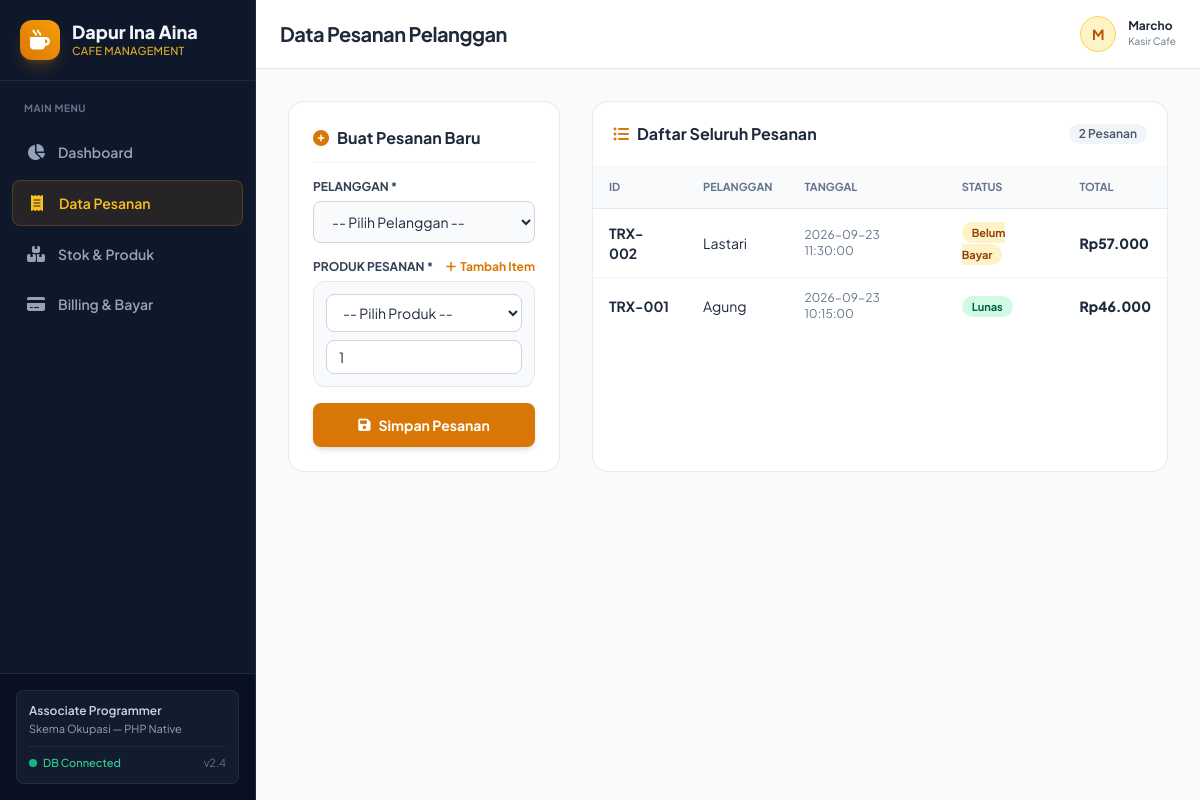
/pesanan.php, run on the app's committed database.
### tables this page shows
CREATE TABLE pesanan (
    id_transaksi VARCHAR(20) PRIMARY KEY,
    id_pelanggan INT NOT NULL,
    tanggal DATETIME NOT NULL,
    status_bayar ENUM('lunas', 'belum bayar') DEFAULT 'belum bayar',
    metode_bayar ENUM('tunai', 'non tunai') DEFAULT NULL,
    total_bayar DECIMAL(12,2) NOT NULL DEFAULT 0,
    uang_bayar DECIMAL(12,2) DEFAULT 0,
    kembalian DECIMAL(12,2) DEFAULT 0,

    FOREIGN KEY (id_pelanggan)
        REFERENCES pelanggan(id_pelanggan)
        ON DELETE CASCADE
);

CREATE TABLE pelanggan (
    id_pelanggan INT AUTO_INCREMENT PRIMARY KEY,
    nama_pelanggan VARCHAR(100) NOT NULL,
    no_hp VARCHAR(20)
);

### koneksi.php (called while the page is built, shortened)
<?php
function formatRp($angka) {
    return 'Rp' . number_format($angka, 0, ',', '.');
}
?>

### pesanan.php (the view, shortened to what this page needs)
<?php
require_once 'koneksi.php';
$pesananList = $pdo->query("
    SELECT p.*, pel.nama_pelanggan
    FROM pesanan p
    JOIN pelanggan pel ON p.id_pelanggan = pel.id_pelanggan
    ORDER BY p.tanggal DESC
")->fetchAll();
include 'header.php';
?>
<div class="grid grid-cols-1 lg:grid-cols-3 gap-8">
    <div class="lg:col-span-1 bg-white p-6 rounded-2xl border border-slate-200/80 shadow-xs h-fit">
        <h3 class="font-bold text-slate-800 pb-3 mb-4 border-b border-slate-100 flex items-center gap-2">
            <i class="fa-solid fa-circle-plus text-amber-600"></i> Buat Pesanan Baru
        </h3>
        <form action="" method="POST" class="space-y-4">
            <div>
                <label class="block text-xs font-bold text-slate-700 uppercase mb-1.5">Pelanggan *</label>
                <select name="id_pelanggan" id="select_pelanggan" onchange="togglePelangganBaru(this)" required class="w-full px-3.5 py-2.5 bg-slate-50 border border-slate-300 rounded-lg text-sm">
                    <option value="">-- Pilih Pelanggan --</option>
                </select>
            </div>
            <div>
                <div class="flex justify-between items-center mb-1.5">
                    <label class="block text-xs font-bold text-slate-700 uppercase">Produk Pesanan *</label>
                    <button type="button" onclick="tambahBarisProduk()" class="text-xs text-amber-600 font-bold hover:underline flex items-center gap-1">
                        <i class="fa-solid fa-plus"></i> Tambah Item
                    </button>
                </div>
                <div id="wrapper_produk" class="space-y-3">
                    <div class="baris-produk p-3 bg-slate-50 rounded-xl border border-slate-200 relative">
                        <div class="space-y-2">
                            <select name="id_produk[]" required class="w-full px-3 py-2 bg-white border border-slate-300 rounded-lg text-sm">
                                <option value="">-- Pilih Produk --</option>
                            </select>
                            <div class="flex items-center gap-2">
                                <input type="number" name="qty[]" min="1" value="1" placeholder="Qty" required class="w-full px-3 py-1.5 bg-white border border-slate-300 rounded-lg text-sm">
                            </div>
                        </div>
                    </div>
                </div>
            </div>
            <button type="submit" name="tambah_pesanan" class="w-full py-3 bg-amber-600 hover:bg-amber-700 text-white font-bold text-sm rounded-lg shadow-md transition-all flex items-center justify-center gap-2">
                <i class="fa-solid fa-floppy-disk"></i> Simpan Pesanan
            </button>
        </form>
    </div>
    <div class="lg:col-span-2 bg-white rounded-2xl border border-slate-200/80 shadow-xs overflow-hidden">
        <div class="p-5 border-b border-slate-100 flex items-center justify-between">
            <h3 class="font-bold text-slate-800"><i class="fa-solid fa-list-ul text-amber-600 mr-2"></i>Daftar Seluruh Pesanan</h3>
            <span class="px-2.5 py-0.5 rounded-full text-xs font-semibold bg-slate-100 text-slate-600"><?= count($pesananList) ?> Pesanan</span>
        </div>
        <div class="overflow-x-auto">
            <table class="w-full text-left border-collapse">
                <thead>
                    <tr class="bg-slate-50 border-b border-slate-200 text-[11px] uppercase font-extrabold text-slate-500">
                        <th class="py-3 px-4">ID</th>
                        <th class="py-3 px-4">Pelanggan</th>
                        <th class="py-3 px-4">Tanggal</th>
                        <th class="py-3 px-4">Status</th>
                        <th class="py-3 px-4">Total</th>
                    </tr>
                </thead>
                <tbody class="divide-y divide-slate-100 text-sm">
                    <?php foreach ($pesananList as $ps): ?>
                        <tr class="hover:bg-slate-50">
                            <td class="py-3 px-4 font-bold text-slate-800"><?= htmlspecialchars($ps['id_transaksi']) ?></td>
                            <td class="py-3 px-4"><?= htmlspecialchars($ps['nama_pelanggan']) ?></td>
                            <td class="py-3 px-4 text-xs text-slate-500"><?= htmlspecialchars($ps['tanggal']) ?></td>
                            <td class="py-3 px-4">
                                <?php if (($ps['status_bayar'] ?? '') == 'lunas'): ?>
                                    <span class="px-2.5 py-1 rounded-full text-[11px] font-bold bg-emerald-100 text-emerald-800">Lunas</span>
                                <?php else: ?>
                                    <span class="px-2.5 py-1 rounded-full text-[11px] font-bold bg-amber-100 text-amber-800">Belum Bayar</span>
                                <?php endif; ?>
                            </td>
                            <td class="py-3 px-4 font-extrabold text-slate-800"><?= formatRp($ps['total_bayar']) ?></td>
                        </tr>
                    <?php endforeach; ?>
                </tbody>
            </table>
        </div>
    </div>
</div>
<?php include 'footer.php'; ?>

### data on the page
pesanan: id_transaksi "TRX-002", id_pelanggan.nama_pelanggan "Lastari", tanggal "2026-09-23 11:30:00", status_bayar "Belum Bayar", total_bayar "Rp57.000"
pesanan: id_transaksi "TRX-001", id_pelanggan.nama_pelanggan "Agung", tanggal "2026-09-23 10:15:00", status_bayar "Lunas", total_bayar "Rp46.000"

### other printed values
$page_title "Data Pesanan Pelanggan"
count($pesananList) "2"
